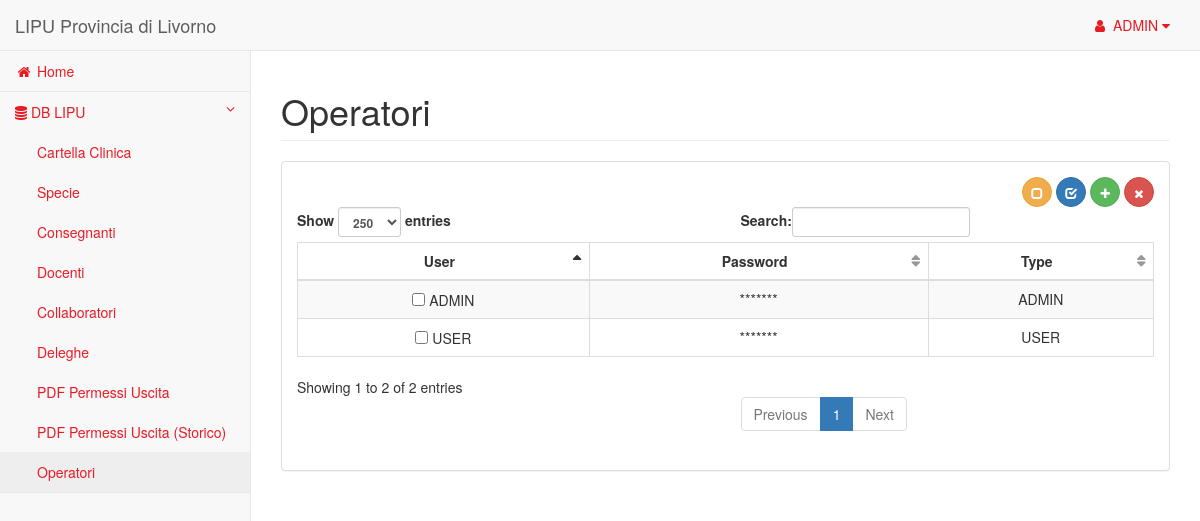
Page /sito/pages/user.php (signed in) on the committed database.
### tables this page shows
CREATE TABLE `user` (
  `user` varchar(20) NOT NULL,
  `password` varchar(255) NOT NULL,
  `is_admin` tinyint(1) NOT NULL
);

### sito/pages/user.php (the view, shortened to what this page needs)
<?php
	require_once "library.php";
	if(isset($_SESSION['DB_lipu']) && $_SESSION['is_admin'])
		$dblipu = $_SESSION['DB_lipu'];
	else
		header("location: login.php");
	$connection = new mysqli($db_path,$db_user,$db_pass,$dblipu);
	if(!$_POST){
	?>
	<div id="page-wrapper">
        <div class="row">
            <div class="col-lg-12">
                <h1 class="page-header">Operatori</h1>
            </div>
        </div>
        <div class="row">
            <div class="col-lg-12">
                <div class="panel panel-default">
                    <div class="panel-body">
                    	<?php if(!$_GET){ ?>
                        <form action="user.php" method="POST" onsubmit="return del();">
	                        <div align="right">
	                        	<a title="Deselect All" onClick="toggle(false);" class="btn btn-warning btn-circle"><i class="glyphicon glyphicon-unchecked"></i></a>
	                        	<a title="Select All" onClick="toggle(true);" class="btn btn-primary btn-circle"><i class="glyphicon glyphicon-check"></i></a>
	                        	<a title="Add New" href="user.php?NEW=1" class="btn btn-success btn-circle"><i class="fa fa-plus"></i></a>
								<button type="submit" value="delete" title="Delete Selected"  name="cmd" class="btn btn-danger btn-circle">
									<i class="fa fa-times"></i>
                            	</button>
                        	</div>
                          	<div class="dataTable_wrapper">
	                            <table class="table table-striped table-bordered table-hover" id="dataTables-example">
	                                <thead>
										<tr>
											<th>User</label></th>
											<th>Password</th>
											<th>Type</th>
										</tr>
									</thead>
									<tbody>
									<?php
										$query = "SELECT * FROM user;";
										$result = querySql($connection,$query);
										if($result!=NULL)
											while($row = $result->fetch_array()){
												echo "<tr>";
												echo "<td><input type=\"checkbox\" onClick=\"unAll()\" name=\"elem[]\" value=\"$row[0]\" id=\"$row[0]\"> $row[0]</td>";
												echo "<td>*******</td>";
												echo "<td>";
												if($row["is_admin"]==1)
													echo "ADMIN";
												else
													echo "USER";
												echo "</td>";
										?>
											</tr>
										<?php
										}
										?>
									</tbody>
								</table>
							</div>
						</form>
						<?php } ?>
					</div>
				</div>
			</div>
		</div>
	</div>
<?php
	}
?>

### sito/pages/library.php (style rules this page uses)
th, td { padding: 4px; text-align: center; }

### rows in the picture
user: user "ADMIN", is_admin "ADMIN"
user: user "USER", is_admin "USER"

### other values in the picture
$_SESSION['DB_username'] "ADMIN"
